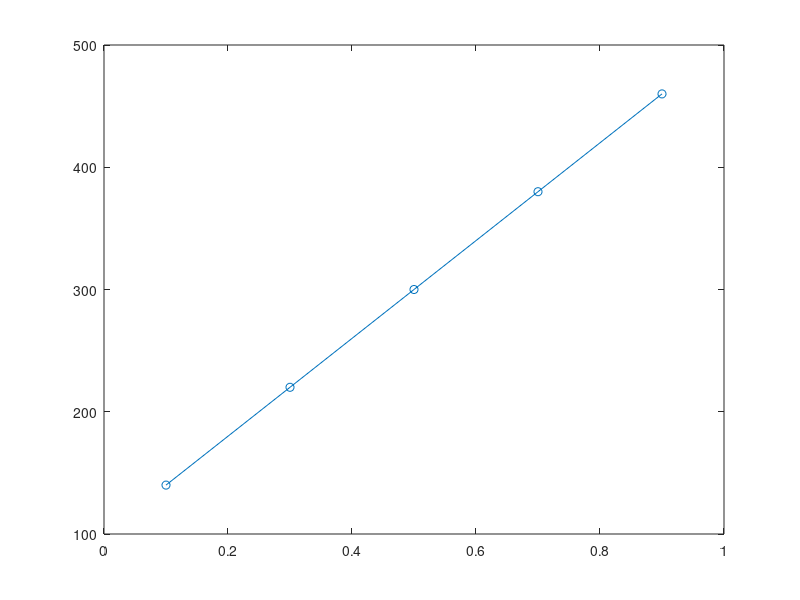

The MATLAB source for this figure:
%Simulating the steady state 1-D Diffusion equation (Fourier's equation)
...by the Finite Volume Method
    
% Governning equation : k*Txx+S=0; Txx=dT/d^2(x)

clear
%%
% -----------------------Setup Parameters-------------------------------
L=1;      % total length is 1m
Area=0.01;  % Cross-session area is 0.01m^2.
k=1000;     % Thermal conductivity is 1000W/m/K
T_L=100;    % Left boundary temperature
T_R=500;    % Right boundary temperature

Num_node=5;      % number of volumes

% -----------------------Initializing -------------------------------
X=zeros(Num_node,1);
A=zeros(Num_node,Num_node);
b=zeros(Num_node,1);
dx=L/Num_node;

%%
% -----------------------F V M------------------------------------------
% Problem to be solved is vector X. It is solved by AX=b. A,b are known.
%--------------------Build Matrix A-------------------------------------
%---For iner node-------   
for i = 2:Num_node-1
    
    a_W=k*Area/dx;
    a_E=k*Area/dx;
    a_P=-a_W-a_E;
    
    A(i,i-1)=a_W;
    A(i,i)  =a_P;
    A(i,i+1)=a_E;
end
%---For Boundary node-----------------------------
%---For Left node---------------------
    a_W=0;
    a_E=k*Area/dx;
    S_P=-2*k*Area/dx;
    a_P=S_P-a_W-a_E;
    %S_u=2*k*A/dx*T_A
    
    i=1;
   %A(i,i-1)=a_W;
    A(i,i)  =a_P;
    A(i,i+1)=a_E;
%---For Right node---------------------
    a_W=k*Area/dx;
    a_E=0;
    S_P=-2*k*Area/dx;
    a_P=S_P-a_W-a_E;
    %S_u=2*k*A/dx*T_B
    
    i=Num_node;
    A(i,i-1)=a_W;
    A(i,i)  =a_P;
   %A(i,i+1)=a_E;
   
%--------------------Build Vector b-------------------------------------
%---For Left node---------------------
S_u=2*k*Area/dx*T_L;
i=1;
b(i,1)=-S_u;
%---For Right node---------------------
S_u=2*k*Area/dx*T_R;
i=Num_node;
b(i,1)=-S_u;

%-------------------Solve AX=b----------------------------------------
X=inv(A)*b;

%%
%-------------------Plot----------------------------------------------
X_label=(dx/2:dx:L-dx/2)';
plot(X_label,X,'-o');

    